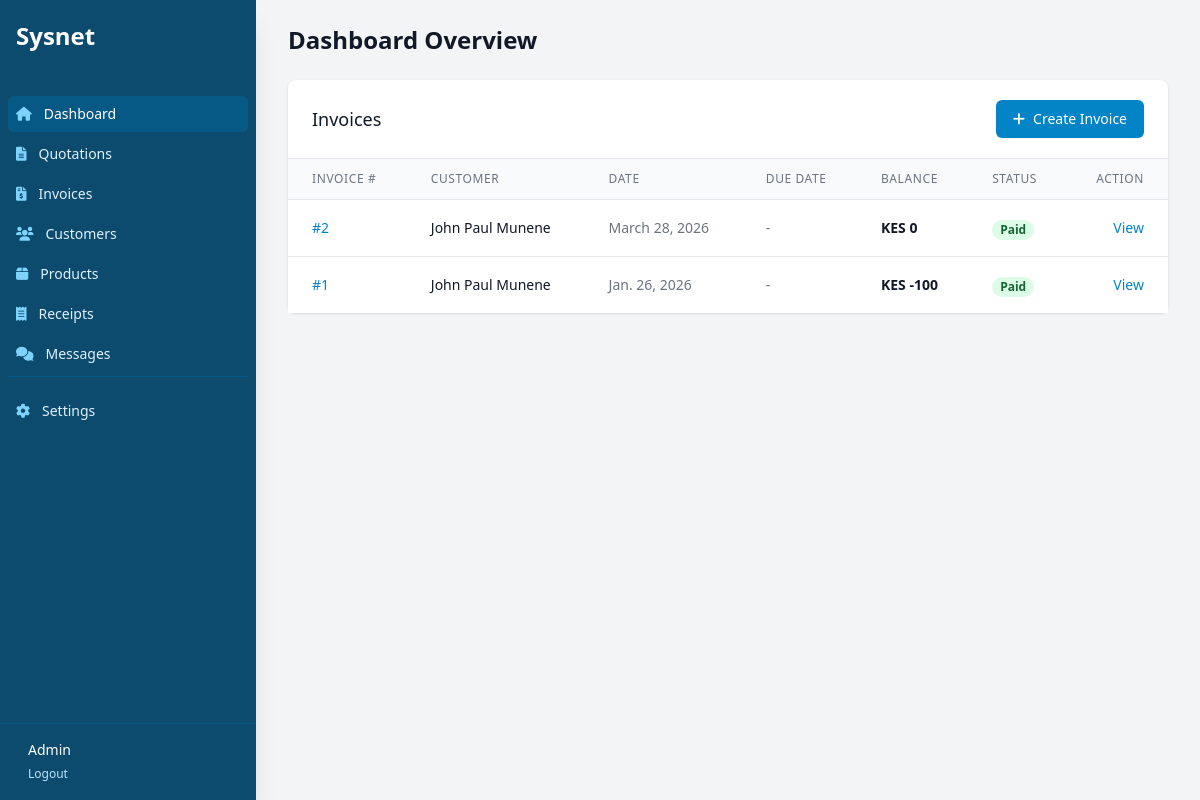
/billing/invoice/ (signed in), run on the app's committed database.
### billing/models.py (models this page shows, shortened)
class Invoice(models.Model):
    PENDING = 'pending'
    PAID = 'paid'
    OVERDUE = 'overdue'
    STATUS_CHOICES = [
        (PENDING, 'Pending'),
        (PAID, 'Paid'),
        (OVERDUE, 'Overdue'),
    ]
    customer = models.ForeignKey(Customer, on_delete=models.CASCADE)
    quotation = models.OneToOneField(Quotation, on_delete=models.SET_NULL, null=True, blank=True)
    date = models.DateField(default=timezone.now)
    due_date = models.DateField(null=True, blank=True)
    status = models.CharField(max_length=10, choices=STATUS_CHOICES, default=PENDING)
    created_at = models.DateTimeField(auto_now_add=True)
    @property
    def total_amount(self):
        return self.items.aggregate(total=Sum(models.F('quantity') * models.F('unit_price')))['total'] or 0
    @property
    def amount_paid(self):
        return self.receipts.aggregate(total=Sum('amount'))['total'] or 0
    @property
    def balance_due(self):
        return self.total_amount - self.amount_paid

class Customer(models.Model):
    name = models.CharField(max_length=200)
    email = models.EmailField(blank=True, null=True)
    phone = models.CharField(max_length=20, blank=True, null=True)
    address = models.TextField(blank=True, null=True)
    created_at = models.DateTimeField(auto_now_add=True)

### billing/views.py (the view)
# urls.py: path('invoice/', views.invoice_list, name='invoice_list'),
@login_required
def invoice_list(request):
    invoices = Invoice.objects.select_related('customer').order_by('-created_at')
    return render(request, 'billing/invoice_list.html', {'invoices': invoices})

### billing/context_processors.py (called while the page is built)
def company_info(request):
    return {
        'company': CompanyProfile.objects.first()
    }

def unread_count(request):
    if request.user.is_authenticated:
        return {'unread_count': ContactMessage.objects.filter(is_read=False).count()}
    return {'unread_count': 0}

### templates/billing/invoice_list.html
{% extends 'billing/base_dashboard.html' %}
{% block dashboard_content %}
<div class="bg-white shadow rounded-lg">
    <div class="px-4 py-5 border-b border-gray-200 sm:px-6 flex justify-between items-center">
        <h3 class="text-lg leading-6 font-medium text-gray-900">Invoices</h3>
        <a href="{% url 'invoice_create' %}" class="inline-flex items-center px-4 py-2 border border-transparent text-sm font-medium rounded-md shadow-sm text-white bg-brand-600 hover:bg-brand-700">
            <i class="fas fa-plus mr-2"></i> Create Invoice
        </a>
    </div>
    <div class="overflow-x-auto">
        <table class="min-w-full divide-y divide-gray-200">
            <thead class="bg-gray-50">
                <tr>
                    <th class="px-6 py-3 text-left text-xs font-medium text-gray-500 uppercase tracking-wider">Invoice #</th>
                    <th class="px-6 py-3 text-left text-xs font-medium text-gray-500 uppercase tracking-wider">Customer</th>
                    <th class="px-6 py-3 text-left text-xs font-medium text-gray-500 uppercase tracking-wider">Date</th>
                    <th class="px-6 py-3 text-left text-xs font-medium text-gray-500 uppercase tracking-wider">Due Date</th>
                    <th class="px-6 py-3 text-left text-xs font-medium text-gray-500 uppercase tracking-wider">Balance</th>
                    <th class="px-6 py-3 text-left text-xs font-medium text-gray-500 uppercase tracking-wider">Status</th>
                    <th class="px-6 py-3 text-right text-xs font-medium text-gray-500 uppercase tracking-wider">Action</th>
                </tr>
            </thead>
            <tbody class="bg-white divide-y divide-gray-200">
                {% for invoice in invoices %}
                <tr>
                    <td class="px-6 py-4 whitespace-nowrap text-sm font-medium text-brand-600">
                        <a href="{% url 'invoice_detail' invoice.pk %}">#{{ invoice.id }}</a>
                    </td>
                    <td class="px-6 py-4 whitespace-nowrap text-sm text-gray-900">{{ invoice.customer.name }}</td>
                    <td class="px-6 py-4 whitespace-nowrap text-sm text-gray-500">{{ invoice.date }}</td>
                    <td class="px-6 py-4 whitespace-nowrap text-sm text-gray-500">{{ invoice.due_date|default:"-" }}</td>
                    <td class="px-6 py-4 whitespace-nowrap text-sm text-gray-900 font-bold">KES {{ invoice.balance_due }}</td>
                    <td class="px-6 py-4 whitespace-nowrap">
                         <span class="px-2 inline-flex text-xs leading-5 font-semibold rounded-full
                            {% if invoice.status == 'paid' %}bg-green-100 text-green-800
                            {% elif invoice.status == 'pending' %}bg-yellow-100 text-yellow-800
                            {% else %}bg-red-100 text-red-800{% endif %}">
                            {{ invoice.get_status_display }}
                        </span>
                    </td>
                    <td class="px-6 py-4 whitespace-nowrap text-right text-sm font-medium">
                        <a href="{% url 'invoice_detail' invoice.pk %}" class="text-brand-600 hover:text-brand-900">View</a>
                    </td>
                </tr>
                {% empty %}
                <tr>
                    <td colspan="7" class="px-6 py-4 text-center text-sm text-gray-500">No invoices found.</td>
                </tr>
                {% endfor %}
            </tbody>
        </table>
    </div>
</div>
{% endblock %}

### templates/billing/base_dashboard.html (shortened to what this page needs)
<!DOCTYPE html>
<html lang="en">
<head>
    <script src="https://cdn.tailwindcss.com"></script>
    <link href="https://cdnjs.cloudflare.com/ajax/libs/font-awesome/6.0.0/css/all.min.css" rel="stylesheet">
</head>
<body class="bg-gray-100 font-sans">
    <div class="flex h-screen overflow-hidden">
        <div class="hidden md:flex md:flex-shrink-0 no-print">
            <div class="flex flex-col w-64">
                <div class="flex flex-col h-0 flex-1 bg-brand-900 shadow-xl">
                    <div class="flex-1 flex flex-col pt-5 pb-4 overflow-y-auto">
                        <div class="flex items-center flex-shrink-0 px-4 mb-6">
                            <span class="text-white text-2xl font-bold">Sysnet</span>
                        </div>
                        <nav class="mt-5 flex-1 px-2 space-y-1">
                            <a href="{% url 'dashboard' %}" class="group flex items-center px-2 py-2 text-sm font-medium rounded-md text-white bg-brand-800">
                                <i class="fas fa-home mr-3 text-brand-300"></i>
                                Dashboard
                            </a>
                            <a href="{% url 'quotation_list' %}" class="group flex items-center px-2 py-2 text-sm font-medium rounded-md text-brand-100 hover:bg-brand-800 hover:text-white">
                                <i class="fas fa-file-alt mr-3 text-brand-300 group-hover:text-white"></i>
                                Quotations
                            </a>
                            <a href="{% url 'invoice_list' %}" class="group flex items-center px-2 py-2 text-sm font-medium rounded-md text-brand-100 hover:bg-brand-800 hover:text-white">
                                <i class="fas fa-file-invoice-dollar mr-3 text-brand-300 group-hover:text-white"></i>
                                Invoices
                            </a>
                            <a href="{% url 'customer_list' %}" class="group flex items-center px-2 py-2 text-sm font-medium rounded-md text-brand-100 hover:bg-brand-800 hover:text-white">
                                <i class="fas fa-users mr-3 text-brand-300 group-hover:text-white"></i>
                                Customers
                            </a>
                            <a href="{% url 'product_list' %}" class="group flex items-center px-2 py-2 text-sm font-medium rounded-md text-brand-100 hover:bg-brand-800 hover:text-white">
                                <i class="fas fa-box mr-3 text-brand-300 group-hover:text-white"></i>
                                Products
                            </a>
                             <a href="{% url 'receipt_list' %}" class="group flex items-center px-2 py-2 text-sm font-medium rounded-md text-brand-100 hover:bg-brand-800 hover:text-white">
                                <i class="fas fa-receipt mr-3 text-brand-300 group-hover:text-white"></i>
                                Receipts
                            </a>
                            <a href="{% url 'message_list' %}" class="group flex items-center px-2 py-2 text-sm font-medium rounded-md text-brand-100 hover:bg-brand-800 hover:text-white relative">
                                <i class="fas fa-comments mr-3 text-brand-300 group-hover:text-white"></i>
                                Messages
                            </a>
                            <div class="pt-4 mt-4 border-t border-brand-800">
                                <a href="{% url 'company_settings' %}" class="group flex items-center px-2 py-2 text-sm font-medium rounded-md text-brand-100 hover:bg-brand-800 hover:text-white">
                                    <i class="fas fa-cog mr-3 text-brand-300 group-hover:text-white"></i>
                                    Settings
                                </a>
                            </div>
                        </nav>
                    </div>
                    <div class="flex-shrink-0 flex border-t border-brand-800 p-4">
                        <div class="flex items-center">
                            <div class="ml-3">
                                <p class="text-sm font-medium text-white">
                                    {{ user.username|title }}
                                </p>
                                <form action="{% url 'logout' %}" method="post" class="inline">
                                    <button type="submit" class="text-xs font-medium text-brand-200 hover:text-white group-hover:text-white">
                                        Logout
                                    </button>
                                </form>
                            </div>
                        </div>
                    </div>
                </div>
            </div>
        </div>
        <div class="flex flex-col w-0 flex-1 overflow-hidden">
            <main class="flex-1 relative overflow-y-auto focus:outline-none">
                <div class="py-6">
                    <div class="max-w-7xl mx-auto px-4 sm:px-6 md:px-8 mb-6 no-print">
                        <h1 class="text-2xl font-semibold text-gray-900">Dashboard Overview</h1>
                    </div>
                    <div class="max-w-7xl mx-auto px-4 sm:px-6 md:px-8">
                        {% block dashboard_content %}{% endblock %}
                    </div>
                </div>
            </main>
        </div>
    </div>
</body>
</html>

### data on the page
Invoice: id "2", customer.name "John Paul Munene", date "March 28, 2026", due_date "-", balance_due "0", status "Paid"
Invoice: id "1", customer.name "John Paul Munene", date "Jan. 26, 2026", due_date "-", balance_due "-100", status "Paid"

### other printed values
{{ user.username|title }} "Admin"
